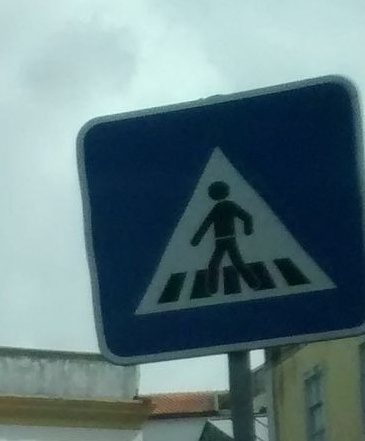
#> input picture data/clean/aveiro/santos-martires/crops_fake/fake_000.jpg, 365 x 441 px
$ python m4_forma.py ../data/clean/aveiro/santos-martires/crops_fake/fake_000.jpg
#> lines starting #> are read from the running program, lines starting #| are printed output that depends on the picture; after the words box and inside, x2 and y2 are one past the last pixel; in counts of white or black regions, pixels touching at a corner belong together
#> further down, im is the input picture: shape (441, 365, 3); mean B, G, R 126.7, 122.3, 96.8
"""M4, filtro A — forma e cor do sinal com OpenCV (porta de entrada e veto).

Sobre o recorte quadrado e justo do sinal:

    octógono vermelho cheio            → "stop"
    triângulo invertido, bordo vermelho → "cedencia"
    anel vermelho com interior branco  → "anel_vermelho" (família limite possível)
    outra coisa                         → "nenhuma"  (nunca é limite)

Regras do RST usadas: o único sinal em triângulo invertido é a cedência (B1);
o único octógono é o STOP (B2); os limites de velocidade (C13) são um disco
branco com anel vermelho. Discos vermelhos cheios (sentido proibido), discos
azuis com bordo vermelho (estacionamento) e triângulos de vértice para cima
(perigo) caem em "nenhuma".

Uso isolado (depuração):
    python pipeline/m4_forma.py recorte.jpg [...]
"""
from __future__ import annotations

import math
import sys

import cv2
import numpy as np

S = 128  # lado da imagem de análise

DEFAULTS = {
    "vermelho_h": [10, 160],   # H ≤ 10 ou H ≥ 160 (OpenCV: 0–180)
    "vermelho_s_min": 80,
    "vermelho_v_min": 50,
    "area_min": 0.04,          # contorno vermelho ≥ 4 % do recorte
    "lado_min": 0.40,          # caixa do contorno ≥ 40 % do recorte
    "branco_s_max": 70,
    "branco_v_min": 110,
    # anel vermelho (limites): sinais vistos de lado são elipses. Medido nos
    # dados reais (18/11): com 0,75 / 0,80 o limite 40 inclinado falhava.
    "anel_aspeto_min": 0.65,         # largura/altura entre isto e 1/isto
    "anel_circularidade_min": 0.75,
}


def _cfg(cfg: dict | None) -> dict:
    return {**DEFAULTS, **(cfg or {})}


def para_analise(crop: np.ndarray) -> np.ndarray:
    interp = cv2.INTER_CUBIC if max(crop.shape[:2]) < S else cv2.INTER_AREA
#> interp = 3
    return cv2.resize(crop, (S, S), interpolation=interp)
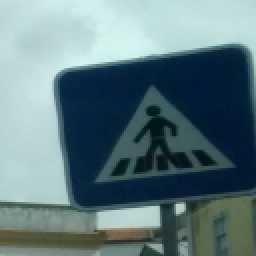
#> returned value: shape (128, 128, 3) (shown 2 times larger); mean of channels 0, 1, 2 126.7, 122.3, 96.8; drawn as B, G, R


def mascaras(img: np.ndarray, c: dict) -> tuple[np.ndarray, np.ndarray]:
    hsv = cv2.cvtColor(img, cv2.COLOR_BGR2HSV)
#> hsv: shape (128, 128, 3); mean H, S, V 89.1, 108.3, 130.1
    h, s, v = hsv[..., 0], hsv[..., 1], hsv[..., 2]
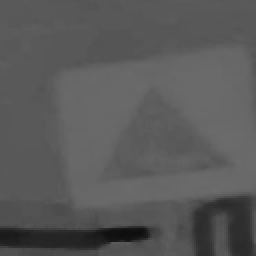
#> h: shape (128, 128) (shown 2 times larger); min 14, max 108, mean 89.1
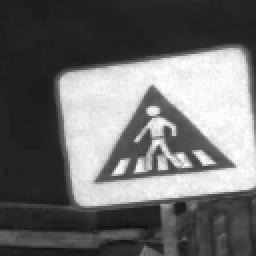
#> s: shape (128, 128) (shown 2 times larger); min 13, max 255, mean 108.3
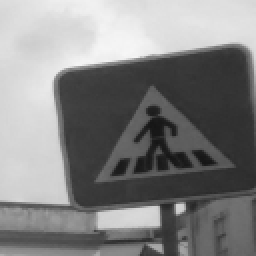
#> v: shape (128, 128) (shown 2 times larger); min 21, max 246, mean 130.1
    lo, hi = c["vermelho_h"]
    red = ((h <= lo) | (h >= hi)) & (s >= c["vermelho_s_min"]) & (v >= c["vermelho_v_min"])
#> red: shape (128, 128) bool; every value is 0
    red = cv2.morphologyEx(red.astype(np.uint8), cv2.MORPH_CLOSE, np.ones((3, 3), np.uint8))
    white = ((s <= c["branco_s_max"]) & (v >= c["branco_v_min"])).astype(np.uint8)
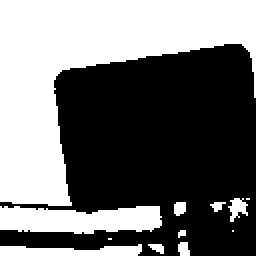
#> white: shape (128, 128) (shown 2 times larger); values 0 (black) and 1 (white), 44.6% white; 12 white regions (4 under 20 px), largest, box (x1, y1, x2, y2) and area: (0, 0, 128, 103) 5904, (0, 103, 81, 117) 903, (0, 122, 71, 128) 302
    return red.astype(bool), white.astype(bool)


def _r_ratio(hull: np.ndarray, cx: float, cy: float) -> float:
    """min/máx da distância centro→contorno em 72 direções (círculo ≈ 1; octógono ≈ 0,92)."""
    pts = hull.reshape(-1, 2).astype(float)
    # amostra o contorno do polígono convexo (interpolação ao longo das arestas)
    dens = []
    for a, b in zip(pts, np.roll(pts, -1, axis=0)):
        for t in np.linspace(0, 1, 12, endpoint=False):
            dens.append(a + t * (b - a))
    dens = np.array(dens)
    ang = np.arctan2(dens[:, 1] - cy, dens[:, 0] - cx)
    r = np.hypot(dens[:, 0] - cx, dens[:, 1] - cy)
    bins = ((ang + math.pi) / (2 * math.pi) * 72).astype(int) % 72
    rb = np.array([r[bins == k].max() for k in range(72) if (bins == k).any()])
    return float(rb.min() / max(rb.max(), 1e-9))


def analisar(crop: np.ndarray, cfg: dict | None = None) -> dict:
    """Classifica a forma do sinal. Devolve {forma, motivo, circulo?, medidas}."""
    c = _cfg(cfg)
    img = para_analise(crop)
    red, white = mascaras(img, c)
    out = {"forma": "nenhuma", "motivo": None}

    n, lab, stats, _ = cv2.connectedComponentsWithStats(red.astype(np.uint8), 8)
#> lab: shape (128, 128) int32; every value is 0
#> n = 1; stats = [[0, 0, 128, 128, 16384]]
    if n <= 1:
        return out | {"motivo": "sem vermelho"}
    k = 1 + int(np.argmax(stats[1:, cv2.CC_STAT_AREA]))
    comp = (lab == k).astype(np.uint8)
    if stats[k, cv2.CC_STAT_AREA] < c["area_min"] * S * S:
        return out | {"motivo": "pouco vermelho"}
    cnts, _ = cv2.findContours(comp, cv2.RETR_EXTERNAL, cv2.CHAIN_APPROX_NONE)
    hull = cv2.convexHull(max(cnts, key=cv2.contourArea))
    x, y, w, h = cv2.boundingRect(hull)
    if min(w, h) < c["lado_min"] * S:
        return out | {"motivo": "vermelho pequeno no recorte"}

    hmask = np.zeros((S, S), np.uint8)
    cv2.drawContours(hmask, [hull], -1, 1, -1)
    hmask = hmask.astype(bool)
    a_hull = float(hmask.sum())
    peri = cv2.arcLength(hull, True)
    fill = float((red & hmask).sum()) / a_hull           # fração vermelha dentro do contorno
    circ = 4 * math.pi * a_hull / max(peri * peri, 1e-9)
    approx = cv2.approxPolyDP(hull, 0.04 * peri, True).reshape(-1, 2)
    (ccx, ccy), cr = cv2.minEnclosingCircle(hull)
    m = cv2.moments(hmask.astype(np.uint8))
    gx, gy = m["m10"] / m["m00"], m["m01"] / m["m00"]

    # interior: contorno encolhido em direção ao centróide (no triângulo mais,
    # porque o bordo vermelho ocupa proporcionalmente mais e o desfoque espalha-o)
    def interior(f: float):
        m_ = np.zeros((S, S), np.uint8)
        cv2.drawContours(m_, [((hull.reshape(-1, 2) - [gx, gy]) * f + [gx, gy]).astype(np.int32)], -1, 1, -1)
        m_ = m_.astype(bool)
        n_ = max(1.0, float(m_.sum()))
        return m_, float((red & m_).sum()) / n_, float((white & m_).sum()) / n_

    inner, red_in, white_in = interior(0.45 if len(approx) == 3 else 0.6)

    med = {"vertices": int(len(approx)), "fill": round(fill, 3), "circularidade": round(circ, 3),
           "vermelho_interior": round(red_in, 3), "branco_interior": round(white_in, 3),
           "aspeto": round(w / max(h, 1), 3)}
    out["medidas"] = med

    # --- cedência: triângulo de vértice para baixo, bordo vermelho, interior branco
    if len(approx) == 3:
        ys = sorted(approx[:, 1])
        baixo = approx[np.argmax(approx[:, 1])]
        topo = approx[np.argsort(approx[:, 1])[:2]]
        nivelado = abs(int(topo[0, 1]) - int(topo[1, 1])) <= 0.15 * h
        para_baixo = (ys[2] - ys[1]) > 0.5 * h and min(topo[:, 0]) < baixo[0] < max(topo[:, 0])
        if nivelado and para_baixo and 0.12 <= fill <= 0.75 and red_in <= 0.25 and white_in >= 0.45:
            return out | {"forma": "cedencia", "motivo": "triângulo invertido"}
        return out | {"motivo": "triângulo de vértice para cima" if not para_baixo else "triângulo sem interior branco"}

    aspeto_ok = 0.75 <= w / max(h, 1) <= 1.33

    # --- STOP: octógono vermelho cheio, com letras brancas (não uma barra única)
    if aspeto_ok and fill >= 0.55 and 7 <= len(approx) <= 9:
        rr = _r_ratio(hull, gx, gy)
        med["r_ratio"] = round(rr, 3)
        barra = _barra_unica(~red & inner)
        if rr <= 0.955 and not barra:
            return out | {"forma": "stop", "motivo": "octógono vermelho"}
        return out | {"motivo": "disco vermelho (sentido proibido?)" if barra else "vermelho cheio mas circular"}

    # --- anel vermelho: disco com bordo vermelho e interior branco
    am = float(c["anel_aspeto_min"])
    anel_aspeto_ok = am <= w / max(h, 1) <= 1 / am
    if (anel_aspeto_ok and circ >= float(c["anel_circularidade_min"]) and 0.12 <= fill <= 0.62
            and red_in <= 0.15 and white_in >= 0.40):
        return out | {"forma": "anel_vermelho", "motivo": "anel vermelho",
                      "circulo": [round(ccx, 1), round(ccy, 1), round(cr, 1)]}
    return out | {"motivo": "forma não reconhecida"}


def _barra_unica(mask: np.ndarray) -> bool:
    """Interior não vermelho é uma só barra horizontal larga (sentido proibido)."""
    n, _, st, _ = cv2.connectedComponentsWithStats(mask.astype(np.uint8), 8)
    comps = [st[i] for i in range(1, n) if st[i, cv2.CC_STAT_AREA] >= 0.01 * S * S]
    if len(comps) != 1:
        return False
    w, h, a = comps[0][cv2.CC_STAT_WIDTH], comps[0][cv2.CC_STAT_HEIGHT], comps[0][cv2.CC_STAT_AREA]
    return w / max(h, 1) >= 2.5 and a / max(w * h, 1) >= 0.75


if __name__ == "__main__":
    for p in sys.argv[1:]:
        im = cv2.imread(p)
        print(p, analisar(im) if im is not None else "não abre")
#| ../data/clean/aveiro/santos-martires/crops_fake/fake_000.jpg {'forma': 'nenhuma', 'motivo': 'sem vermelho'}

$ run again, on data/clean/aveiro/santos-martires/crops_fake/fake_003.jpg
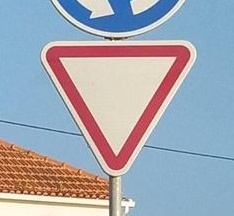
#> input picture data/clean/aveiro/santos-martires/crops_fake/fake_003.jpg, 234 x 216 px
#> im is the input picture: shape (216, 234, 3); mean B, G, R 179.2, 167.8, 163.3
#> hsv: shape (128, 128, 3); mean H, S, V 82.1, 83.1, 202.6
#> white: shape (128, 128); values 0 (black) and 1 (white), 29.9% white; 7 white regions (2 under 20 px), largest, box (x1, y1, x2, y2) and area: (0, 0, 109, 128) 2155, (33, 34, 96, 92) 1888, (0, 114, 60, 128) 638, (42, 0, 62, 11) 138, (72, 0, 87, 8) 83
#> in analisar, `n, lab, stats, _ = cv2.connectedComponentsWithStats(red.astype(np.uint..`:
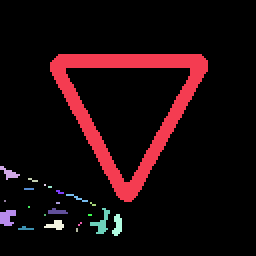
#> lab: shape (128, 128) int32 (shown 2 times larger); 23 distinct labels, from 0 to 22; one colour per label, 0 black
#> n = 23; stats = 23 rows, first 6: [0, 0, 128, 128, 14594], [25, 27, 79, 74, 1522], [0, 83, 10, 7, 29], [14, 89, 5, 2, 5], [22, 92, 1, 1, 1], [24, 93, 2, 1, 2]
#> k = 1
#> comp: shape (128, 128); values 0 (black) and 1 (white), 9.3% white; 1 white region
#> cnts = 1 contour; box (x1, y1, x2, y2) and area: (25, 27, 104, 101) 3314
#> hull = contour of 14 points, box (x1, y1, x2, y2) (25, 27, 104, 101), area 3380
#> in analisar, `x, y, w, h = cv2.boundingRect(hull)`: x = 25; y = 27; w = 79; h = 74
#> hmask: shape (128, 128); values 0 (black) and 1 (white), 21.3% white; 1 white region, box (x1, y1, x2, y2) and area: (25, 27, 104, 101) 3493
#> a_hull = 3493
#> peri = 243.7
#> fill = 0.436
#> circ = 0.739
#> approx = [[100, 27], [60, 99], [25, 31]]
#> ccx = 64.31; ccy = 54.34; cr = 45.71
#> m = moments, m00 3493, centre m10/m00, m01/m00 = (63.69, 53.41)
#> gx = 63.69; gy = 53.41
#> in interior, `cv2.drawContours(m_, [((hull.reshape(-1, 2) - [gx, gy]) * f + [gx, gy]..`:
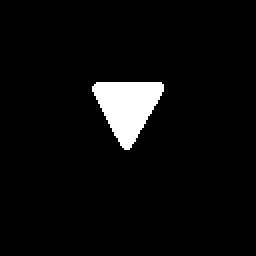
#> m_: shape (128, 128) (shown 2 times larger); values 0 (black) and 1 (white), 4.5% white; 1 white region, box (x1, y1, x2, y2) and area: (46, 41, 82, 75) 739
#> n_ = 739
#> red_in = 0; white_in = 1
#> med = {'vertices': 3, 'fill': 0.436, 'circularidade': 0.739, 'vermelho_interior': 0, 'branco_interior': 1, 'aspeto': 1.07}
#> ys = [27, 31, 99]
#> baixo = [60, 99]
#> topo = [[100, 27], [25, 31]]
#> nivelado = True
#> (printed output is left out)

$ run again, on data/clean/aveiro/santos-martires/crops_fake/fake_004.jpg
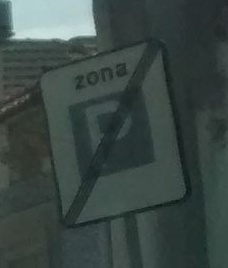
#> input picture data/clean/aveiro/santos-martires/crops_fake/fake_004.jpg, 228 x 268 px
#> im is the input picture: shape (268, 228, 3); mean B, G, R 68.8, 72.2, 59.1
#> hsv: shape (128, 128, 3); mean H, S, V 80.6, 49.8, 72.3
#> in mascaras, `h, s, v = hsv[..., 0], hsv[..., 1], hsv[..., 2]`:
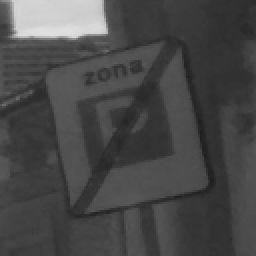
#> v: shape (128, 128) (shown 2 times larger); min 30, max 224, mean 72.3
#> red: shape (128, 128) bool; every value is 0
#> in mascaras, `white = ((s <= c["branco_s_max"]) & (v >= c["branco_v_min"])).astype(n..`:
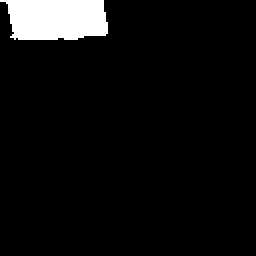
#> white: shape (128, 128) (shown 2 times larger); values 0 (black) and 1 (white), 5.7% white; 1 white region, box (x1, y1, x2, y2) and area: (0, 0, 54, 20) 934
#> lab: shape (128, 128) int32; every value is 0
#> n = 1; stats = [[0, 0, 128, 128, 16384]]
#| ../data/clean/aveiro/santos-martires/crops_fake/fake_004.jpg {'forma': 'nenhuma', 'motivo': 'sem vermelho'}
